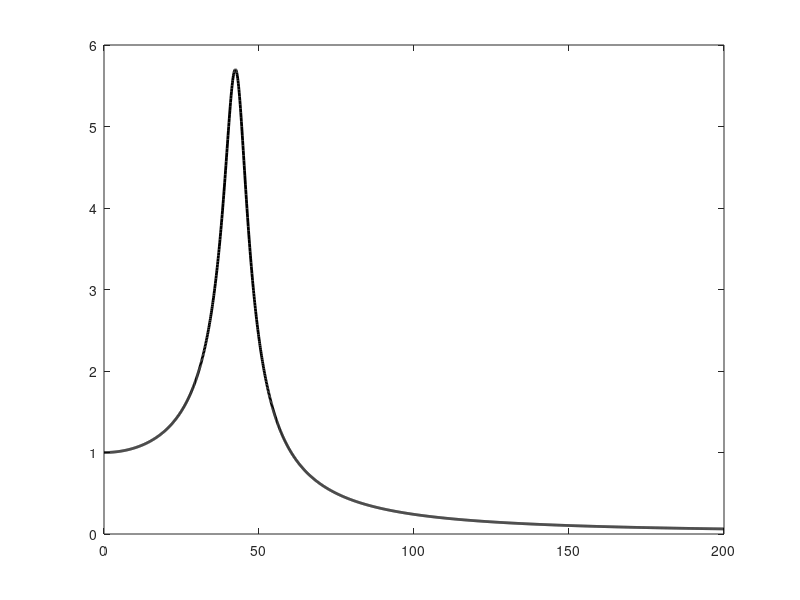

Source code (MATLAB): (Note: this script raises an error after producing the figure.)
% Project: Cyber-Physical UAV Flight Controller
% Script: Transmissibility Curve Derivation for IMU Mount

clear; clc; close all;

% System Properties
m = 0.025;      % IMU + Mounting Plate mass (25 grams)
k = 1800;       % Total stiffness of 4 Shore 30A mounts (N/m)
c = 1.2;        % Viscous damping coefficient (N*s/m)

% Derived Parameters
wn = sqrt(k/m);               % Natural angular frequency (rad/s)
fn = wn / (2*pi);             % Natural frequency (Hz)
zeta = c / (2*sqrt(k*m));     % Damping ratio

% Frequency Range (0 to 200 Hz covers standard BLDC motor excitation)
f = linspace(0, 200, 2000);   % Excitation frequency in Hz
w = 2 * pi * f;               % Excitation angular frequency (rad/s)
r = w ./ wn;                  % Frequency ratio

% Calculate Transmissibility Tr
num = 1 + (2 * zeta * r).^2;
den = (1 - r.^2).^2 + (2 * zeta * r).^2;
Tr = sqrt(num ./ den);

% Isolation Boundary Identification
r_iso = sqrt(2);
f_iso = r_iso * fn;

% Plotting
figure('Name', 'IMU Transmissibility Spectrum', 'Color', [1 1 1]);
plot(f, Tr, 'k-', 'LineWidth', 2); hold on;

% Threshold lines
yline(1.0, 'r--', 'LineWidth', 1.2, 'DisplayName', 'Unity (No Isolation)');
xline(fn, 'b:', 'LineWidth', 1.2, 'DisplayName', sprintf('Resonance (f_n = %.1f Hz)', fn));
xline(f_iso, 'g--', 'LineWidth', 1.2, 'DisplayName', sprintf('Isolation Start (%.1f Hz)', f_iso));

% Highlight Isolation Zone
patch([f_iso 200 200 f_iso], [0 0 1 1], [0.8 0.95 0.8], ...
      'FaceAlpha', 0.3, 'EdgeColor', 'none', 'DisplayName', 'Isolation Region (Tr < 1)');

xlabel('Excitation Frequency f (Hz)');
ylabel('Transmissibility T_r');
title('IMU Mount Transmissibility vs Excitation Frequency');
legend('Location', 'northeast');
grid on;
ylim([0 4]);
xlim([0 200]);
